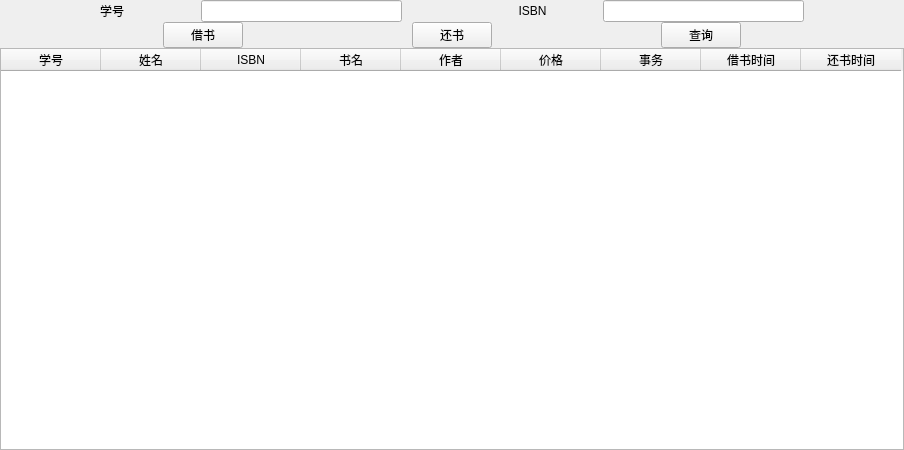
<?xml version="1.0" encoding="UTF-8"?>
<ui version="4.0">
 <class>MainWindow</class>
 <widget class="QMainWindow" name="MainWindow">
  <property name="geometry">
   <rect>
    <x>0</x>
    <y>0</y>
    <width>904</width>
    <height>450</height>
   </rect>
  </property>
  <property name="windowTitle">
   <string>图书借阅管理系统</string>
  </property>
  <widget class="QWidget" name="centralWidget">
   <layout class="QGridLayout" name="gridLayout" rowstretch="0">
    <property name="sizeConstraint">
     <enum>QLayout::SetDefaultConstraint</enum>
    </property>
    <property name="margin">
     <number>0</number>
    </property>
    <property name="spacing">
     <number>0</number>
    </property>
    <item row="0" column="0">
     <layout class="QVBoxLayout" name="verticalLayout" stretch="1,5">
      <property name="spacing">
       <number>0</number>
      </property>
      <property name="sizeConstraint">
       <enum>QLayout::SetFixedSize</enum>
      </property>
      <item>
       <layout class="QVBoxLayout" name="verticalLayout_2" stretch="1,2">
        <property name="spacing">
         <number>0</number>
        </property>
        <property name="sizeConstraint">
         <enum>QLayout::SetFixedSize</enum>
        </property>
        <property name="bottomMargin">
         <number>0</number>
        </property>
        <item>
         <layout class="QHBoxLayout" name="horizontalLayout" stretch="1,1,2,1,1,2,1">
          <property name="spacing">
           <number>0</number>
          </property>
          <item>
           <spacer name="horizontalSpacer_6">
            <property name="orientation">
             <enum>Qt::Horizontal</enum>
            </property>
            <property name="sizeHint" stdset="0">
             <size>
              <width>40</width>
              <height>20</height>
             </size>
            </property>
           </spacer>
          </item>
          <item>
           <widget class="QLabel" name="S_NO_2">
            <property name="text">
             <string>学号</string>
            </property>
           </widget>
          </item>
          <item>
           <widget class="QLineEdit" name="S_NO"/>
          </item>
          <item>
           <spacer name="horizontalSpacer_5">
            <property name="orientation">
             <enum>Qt::Horizontal</enum>
            </property>
            <property name="sizeHint" stdset="0">
             <size>
              <width>40</width>
              <height>20</height>
             </size>
            </property>
           </spacer>
          </item>
          <item>
           <widget class="QLabel" name="label_2">
            <property name="text">
             <string>     ISBN</string>
            </property>
           </widget>
          </item>
          <item>
           <widget class="QLineEdit" name="B_NIO"/>
          </item>
          <item>
           <spacer name="horizontalSpacer_7">
            <property name="orientation">
             <enum>Qt::Horizontal</enum>
            </property>
            <property name="sizeHint" stdset="0">
             <size>
              <width>40</width>
              <height>20</height>
             </size>
            </property>
           </spacer>
          </item>
         </layout>
        </item>
        <item>
         <layout class="QHBoxLayout" name="horizontalLayout_2">
          <item>
           <spacer name="horizontalSpacer">
            <property name="orientation">
             <enum>Qt::Horizontal</enum>
            </property>
            <property name="sizeHint" stdset="0">
             <size>
              <width>40</width>
              <height>20</height>
             </size>
            </property>
           </spacer>
          </item>
          <item>
           <widget class="QPushButton" name="pushButton_3">
            <property name="text">
             <string>借书</string>
            </property>
           </widget>
          </item>
          <item>
           <spacer name="horizontalSpacer_2">
            <property name="orientation">
             <enum>Qt::Horizontal</enum>
            </property>
            <property name="sizeHint" stdset="0">
             <size>
              <width>40</width>
              <height>20</height>
             </size>
            </property>
           </spacer>
          </item>
          <item>
           <widget class="QPushButton" name="pushButton_2">
            <property name="text">
             <string>还书</string>
            </property>
           </widget>
          </item>
          <item>
           <spacer name="horizontalSpacer_3">
            <property name="orientation">
             <enum>Qt::Horizontal</enum>
            </property>
            <property name="sizeHint" stdset="0">
             <size>
              <width>40</width>
              <height>20</height>
             </size>
            </property>
           </spacer>
          </item>
          <item>
           <widget class="QPushButton" name="pushButton">
            <property name="text">
             <string>查询</string>
            </property>
           </widget>
          </item>
          <item>
           <spacer name="horizontalSpacer_4">
            <property name="orientation">
             <enum>Qt::Horizontal</enum>
            </property>
            <property name="sizeHint" stdset="0">
             <size>
              <width>40</width>
              <height>20</height>
             </size>
            </property>
           </spacer>
          </item>
         </layout>
        </item>
       </layout>
      </item>
      <item>
       <widget class="QTableWidget" name="tableWidget">
        <column>
         <property name="text">
          <string>学号</string>
         </property>
        </column>
        <column>
         <property name="text">
          <string>姓名</string>
         </property>
        </column>
        <column>
         <property name="text">
          <string>ISBN</string>
         </property>
        </column>
        <column>
         <property name="text">
          <string>书名</string>
         </property>
        </column>
        <column>
         <property name="text">
          <string>作者</string>
         </property>
        </column>
        <column>
         <property name="text">
          <string>价格</string>
         </property>
        </column>
        <column>
         <property name="text">
          <string>事务</string>
         </property>
        </column>
        <column>
         <property name="text">
          <string>借书时间</string>
         </property>
        </column>
        <column>
         <property name="text">
          <string>还书时间</string>
         </property>
        </column>
       </widget>
      </item>
     </layout>
    </item>
   </layout>
  </widget>
 </widget>
 <layoutdefault spacing="6" margin="11"/>
 <resources/>
 <connections/>
</ui>
